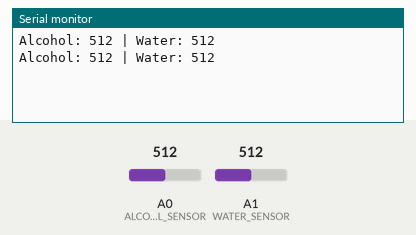
Bench run of a sketch on a simulated Arduino Uno, built with avr-gcc and run on an emulated ATmega328P. On the bench: the last lines printed to the serial monitor. The inputs (shaded band) are chosen by the test bench; at power-on: A0 (ALCOHOL_SENSOR) = 512, A1 (WATER_SENSOR) = 512.

Above: at 1.8 s.
1.9 s: A0 (ALCOHOL_SENSOR) set to 716
At 2.8 s:
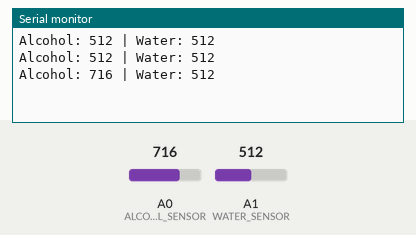
3.4 s: A1 (WATER_SENSOR) set to 716
At 4.7 s:
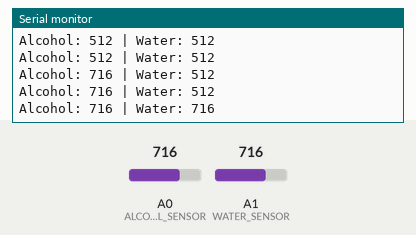
4.9 s: A0 (ALCOHOL_SENSOR) set to 900
At 5.4 s:
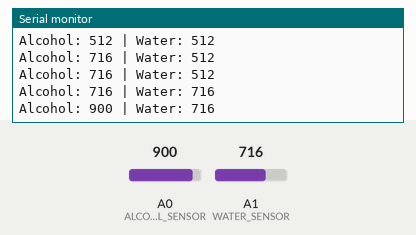
6.4 s: A1 (WATER_SENSOR) set to 900
At 7.7 s:
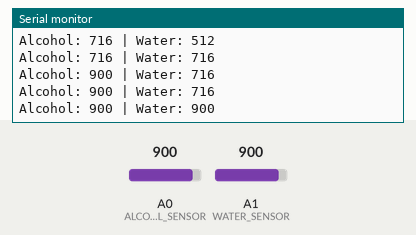
Timing chart, 0 to 8.9 s (numbered marks = the images above; inputs shaded):
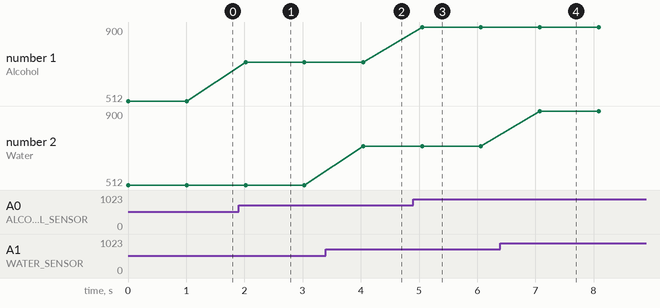

Measured:
- after the input at 1.9 s, the serial monitor: prints a new line after 0.12 s (image 1)
- after the input at 3.4 s, the serial monitor: prints a new line after 0.64 s (image 2)
- after the input at 4.9 s, the serial monitor: prints a new line after 0.15 s (image 3)
- after the input at 6.4 s, the serial monitor: prints a new line after 0.67 s (image 4)
- plotted number 1: 512 → 716 after the input at 1.9 s, 716 → 900 after the input at 4.9 s

The sketch:

master.ino
```cpp
//master

#include <SoftwareSerial.h>

SoftwareSerial BT(10, 11); // HC-05 TX, RX

#define ALCOHOL_SENSOR A0
#define WATER_SENSOR A1

void setup() {
    Serial.begin(9600);
    BT.begin(9600);
}

void loop() {
    int alcoholValue = analogRead(ALCOHOL_SENSOR);
    int waterValue = analogRead(WATER_SENSOR);

    Serial.print("Alcohol: ");
    Serial.print(alcoholValue);
    Serial.print(" | Water: ");
    Serial.println(waterValue);

    BT.print(alcoholValue);
    BT.print(",");
    BT.println(waterValue);

    delay(1000);
}
```
